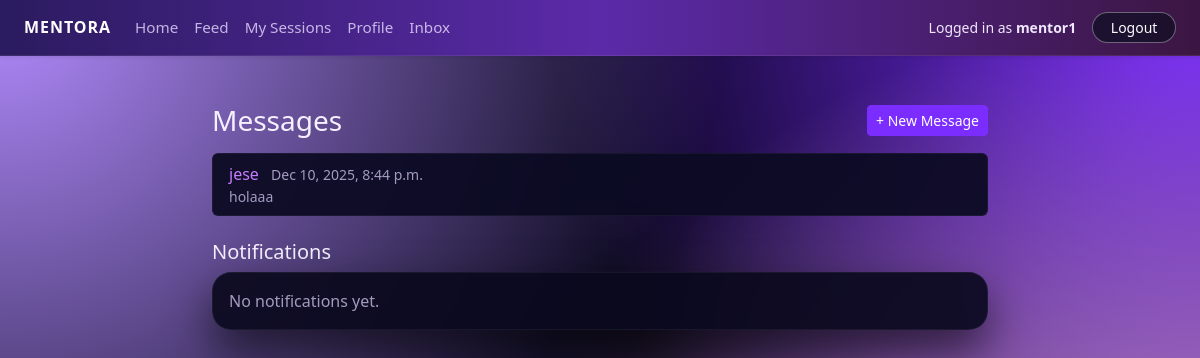
Page /inbox/ (signed in) on the earlier database version.
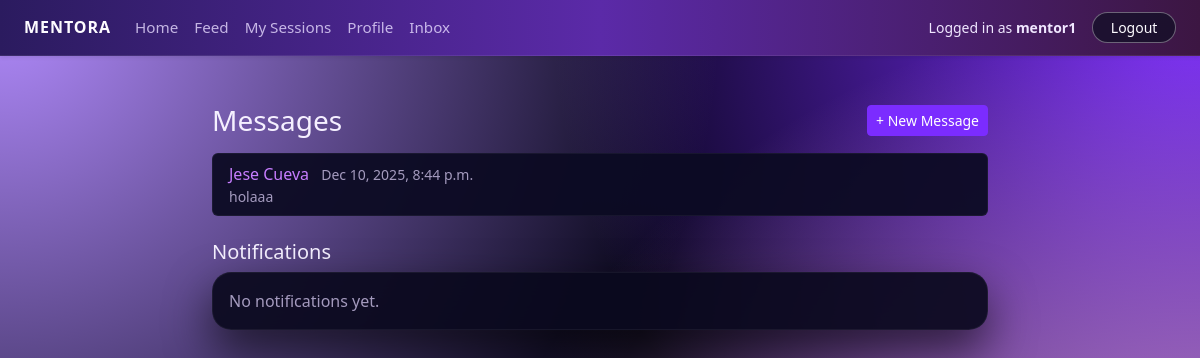
Same page on the later database version.
### core/models.py (models this page shows, shortened)
class Message(models.Model):
    sender = models.ForeignKey(
        Profile,
        on_delete=models.CASCADE,
        related_name="messages_sent",
    )
    recipient = models.ForeignKey(
        Profile,
        on_delete=models.CASCADE,
        related_name="messages_received",
    )
    content = models.TextField()
    sent_at = models.DateTimeField(auto_now_add=True)
    is_read = models.BooleanField(default=False)

class Profile(models.Model):
    ROLE_CHOICES = [
        ("MENTOR", "Mentor"),
        ("MENTEE", "Mentee"),
    ]
    user = models.OneToOneField(
        settings.AUTH_USER_MODEL,
        on_delete=models.CASCADE,
        related_name="profile",
    )
    first_name = models.CharField(max_length=30, blank=True)
    last_name = models.CharField(max_length=30, blank=True)
    role = models.CharField(max_length=10, choices=ROLE_CHOICES)
    public_id = models.CharField(
        max_length=10,
        unique=True,
        editable=False,
        blank=True,
        null=True,
    )
    bio = models.TextField(blank=True)
    skills = models.CharField(
        max_length=255,
        blank=True,
        help_text="Comma-separated skills, e.g. Python, Data Science, Resume Review",
    )
    hourly_rate = models.DecimalField(
        max_digits=6,
        decimal_places=2,
        null=True,
        blank=True,
        help_text="Only for mentors",
    )
    calendly_url = models.URLField(
        blank=True,
        null=True,
        help_text="Mentor's Calendly scheduling link (e.g. https://calendly.com/yourname/30min)",
    )
    photo = models.ImageField(
        upload_to="profiles/",
        blank=True,
        null=True,
    )
    has_seen_welcome = models.BooleanField(default=False)
    def display_name(self):
        name = f"{self.first_name} {self.last_name}".strip()
        return name if name else self.user.username

### core/views.py (the view)
# urls.py: path("inbox/", views.inbox, name="inbox"),
@login_required
def inbox(request):
    profile = request.user.profile
    all_msgs = (
        Message.objects.filter(
            Q(sender=profile) | Q(recipient=profile)
        )
        .select_related("sender__user", "recipient__user")
        .order_by("-sent_at")
    )
    threads = []
    seen_partner_ids = set()
    for msg in all_msgs:
        other = msg.recipient if msg.sender == profile else msg.sender
        if other.id in seen_partner_ids:
            continue
        seen_partner_ids.add(other.id)
        msg.other = other
        threads.append(msg)
    if profile.role == "MENTEE":
        contacts = (
            Profile.objects
            .filter(
                id__in=Follow.objects.filter(follower=profile)
                                      .values_list("mentor_id", flat=True)
            )
            .select_related("user")
        )
    else:
        contacts = (
            Profile.objects
            .filter(
                id__in=Follow.objects.filter(mentor=profile)
                                      .values_list("follower_id", flat=True)
            )
            .select_related("user")
        )
    return render(
        request,
        "core/inbox.html",
        {
            "threads": threads,   # <- use threads instead of raw messages
            "contacts": contacts,
        },
    )

### templates/core/inbox.html (shortened to what this page needs)
{% extends "base.html" %}
{% block content %}
<div class="container mt-4" style="max-width: 800px;">
  <div class="d-flex justify-content-between align-items-center mb-3">
    <h1 class="h3 mb-0">Messages</h1>
    {% if contacts %}
      <button class="btn btn-primary btn-sm"
              type="button"
              data-bs-toggle="collapse"
              data-bs-target="#newMessageCollapse"
              aria-expanded="false"
              aria-controls="newMessageCollapse">
        + New Message
      </button>
    {% endif %}
  </div>
  {% if threads %}
    <ul class="list-group mb-4">
      {% for t in threads %}
        <li class="list-group-item">
          <a href="{% url 'conversation' t.other.id %}">
            {{ t.other.display_name }}
          </a>
          <span class="text-muted small ms-2">
            {{ t.sent_at|date:"M d, Y, g:i a" }}
          </span>
          <div class="small text-muted">
            {{ t.content|truncatechars:80 }}
          </div>
        </li>
      {% endfor %}
    </ul>
  {% else %}
    <p class="mb-4">No messages yet.</p>
  {% endif %}
  <div class="mt-2">
    <div class="d-flex justify-content-between align-items-center mb-2">
      <h5 class="mb-0">Notifications</h5>
    </div>
    <div class="card">
      <div class="card-body p-0">
        {% if notifications %}
          <ul class="list-group list-group-flush">
            {% for n in notifications %}
              <li class="list-group-item d-flex justify-content-between align-items-start">
                <div>
                  <div class="fw-semibold">
                    {{ n.title }}
                    {% if not n.is_read %}
                      <span class="badge bg-success ms-2">new</span>
                    {% endif %}
                  </div>
                  <div class="small text-muted">
                    {{ n.message }}
                  </div>
                </div>
                <form method="post" action="{% url 'delete_notification' n.id %}">
                  {% csrf_token %}
                  <button type="submit"
                          class="btn btn-sm btn-outline-danger"
                          onclick="return confirm('Delete this notification?');">
                    Delete
                  </button>
                </form>
              </li>
            {% endfor %}
          </ul>
        {% else %}
          <div class="p-3 text-muted">
            No notifications yet.
          </div>
        {% endif %}
      </div>
    </div>
  </div>
</div>
{% endblock %}

Differences in the rows shown:
changed through a linked row, Message "holaaa": other.display_name "jese" → "Jese Cueva"
